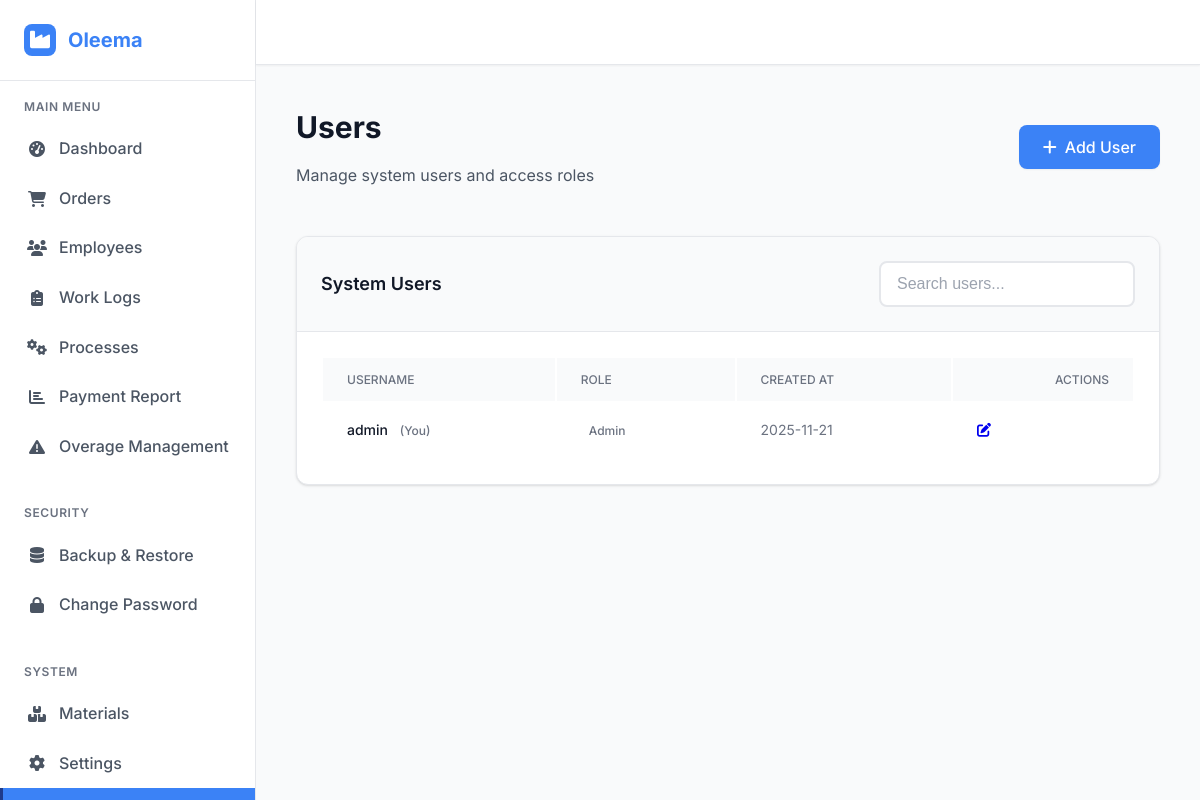
The app's page /users (signed in) with its own data.
### models.py (models this page shows, shortened)
class User(db.Model):
    __tablename__ = 'users'
    id = db.Column(db.Integer, primary_key=True)
    username = db.Column(db.String(80), unique=True, nullable=False)
    password_hash = db.Column(db.String(255), nullable=False)
    role = db.Column(db.String(20), default='admin')
    created_at = db.Column(db.DateTime, default=datetime.utcnow)

### app.py (the view)
@app.route('/users')
@admin_required
def users():
    if not session.get('logged_in'):
        return redirect(url_for('login'))
    users = User.query.all()
    return render_template('pages/users.html', users=users)

### app.py (called while the page is built)
def admin_required(f):
    @wraps(f)
    def decorated_function(*args, **kwargs):
        if session.get('role') != 'admin':
            flash('You do not have permission to access this page.', 'error')
            return redirect(url_for('dashboard'))
        return f(*args, **kwargs)
    return decorated_function

def check_session_timeout():
    if 'logged_in' in session:
        last_activity = session.get('last_activity')
        if last_activity:
            last_activity = datetime.fromisoformat(last_activity)
            if datetime.now() - last_activity > timedelta(hours=2):
                session.clear()
                return True
    return False

def update_session_activity():
    session['last_activity'] = datetime.now().isoformat()

@app.before_request
def before_request():
    if request.endpoint and 'static' not in request.endpoint:
        if check_session_timeout():
            flash('Session expired due to inactivity. Please login again.', 'warning')
            return redirect(url_for('login'))
        elif session.get('logged_in'):
            update_session_activity()

@app.context_processor
def inject_settings():
    try:
        settings_dict = {}
        all_settings = Setting.query.all()
        for setting in all_settings:
            settings_dict[setting.key] = setting.value
        return dict(app_settings=settings_dict)
    except:
        return dict(app_settings={})

### templates/pages/users.html (shortened to what this page needs)
{% extends "base.html" %}
{% block content %}
<div class="p-6">
    <div class="mb-8">
        <div class="flex items-center justify-between mb-4">
            <div>
                <h1 class="text-3xl font-bold text-gray-900">Users</h1>
                <p class="text-gray-600">Manage system users and access roles</p>
            </div>
            <a href="{{ url_for('add_user') }}" class="btn btn-primary">
                <i class="fas fa-plus mr-2"></i>
                Add User
            </a>
        </div>
    </div>
    <div class="card">
        <div class="card-header flex justify-between items-center">
            <h3 class="card-title">System Users</h3>
            <div class="w-64">
                <input type="text" id="userSearch" class="form-input" placeholder="Search users...">
            </div>
        </div>
        <div class="card-body">
            <div class="overflow-x-auto">
                <table class="w-full" id="usersTable">
                    <thead class="bg-gray-50">
                        <tr>
                            <th class="px-6 py-3 text-left text-xs font-medium text-gray-500 uppercase tracking-wider">
                                Username</th>
                            <th class="px-6 py-3 text-left text-xs font-medium text-gray-500 uppercase tracking-wider">
                                Role</th>
                            <th class="px-6 py-3 text-left text-xs font-medium text-gray-500 uppercase tracking-wider">
                                Created At</th>
                            <th class="px-6 py-3 text-right text-xs font-medium text-gray-500 uppercase tracking-wider">
                                Actions</th>
                        </tr>
                    </thead>
                    <tbody class="bg-white divide-y divide-gray-200">
                        {% for user in users %}
                        <tr class="hover:bg-gray-50">
                            <td class="px-6 py-4 whitespace-nowrap text-sm font-medium text-gray-900">
                                {{ user.username }}
                                {% if user.id == session.get('user_id') %}
                                <span class="ml-2 text-xs text-gray-500">(You)</span>
                                {% endif %}
                            </td>
                            <td class="px-6 py-4 whitespace-nowrap text-sm text-gray-500">
                                <span class="px-2 py-1 text-xs font-medium rounded-full
                                    {% if user.role == 'admin' %}bg-purple-100 text-purple-800
                                    {% else %}bg-gray-100 text-gray-800{% endif %}">
                                    {{ user.role.title() }}
                                </span>
                            </td>
                            <td class="px-6 py-4 whitespace-nowrap text-sm text-gray-500">
                                {{ user.created_at.strftime('%Y-%m-%d') }}
                            </td>
                            <td class="px-6 py-4 whitespace-nowrap text-right text-sm font-medium">
                                <div class="flex justify-end space-x-2">
                                    <a href="{{ url_for('edit_user', user_id=user.id) }}"
                                        class="text-indigo-600 hover:text-indigo-900">
                                        <i class="fas fa-edit"></i>
                                    </a>
                                </div>
                            </td>
                        </tr>
                        {% endfor %}
                    </tbody>
                </table>
            </div>
        </div>
    </div>
</div>
{% endblock %}

### static/css/main.css (style rules this page uses)
* { box-sizing: border-box; }
html { font-size: 16px; scroll-behavior: smooth; }
body { margin: 0; padding: 0; background-color: var(--gray-50); min-height: 100vh; }
.flex { display: flex; }
.items-center { align-items: center; }
.justify-between { justify-content: space-between; }
.w-full { width: 100%; }
.bg-white { background-color: var(--white); }
.bg-gray-50 { background-color: var(--gray-50); }
.text-gray-500 { color: var(--gray-500); }
.text-gray-900 { color: var(--gray-900); }
.rounded-full { border-radius: 50%; }
.mb-4 { margin-bottom: 0.5rem; }
.mr-2 { margin-right: 0.5rem; }
.ml-2 { margin-left: 0.5rem; }
.p-6 { padding: 1.5rem; }
.px-2 { padding-left: 0.5rem; padding-right: 0.5rem; }
.px-6 { padding-left: 1.5rem; padding-right: 1.5rem; }
.py-1 { padding-top: 0.25rem; padding-bottom: 0.25rem; }
.py-3 { padding-top: 0.75rem; padding-bottom: 0.75rem; }
.py-4 { padding-top: 1rem; padding-bottom: 1rem; }
.w-64 { width: 16rem; }
.text-left { text-align: left; }
.text-right { text-align: right; }
.text-xs { font-size: 0.75rem; }
.text-sm { font-size: 0.875rem; }
.font-medium { font-weight: 500; }
.font-bold { font-weight: 700; }
.uppercase { text-transform: uppercase; }
.text-gray-600 { color: var(--gray-600); }
.whitespace-nowrap { white-space: nowrap; }
.card h3, .card h4, .card p, .card span { word-wrap: break-word; overflow-wrap: break-word; }
.card-body { word-wrap: break-word; overflow-wrap: break-word; }

### static/css/utilities/colors.css (style rules this page uses)
:root { --primary-dark: #1e3a8a; --primary: #3b82f6; --primary-light: #60a5fa; --primary-lighter: #93c5fd; --accent-yellow: #fef3c7; --accent-yellow-dark: #f59e0b; --white: #ffffff; --gray-50: #f9fafb; --gray-100: #f3f4f6; --gray-200: #e5e7eb; --gray-300: #d1d5db; --gray-400: #9ca3af; --gray-500: #6b7280; --gray-600: #4b5563; --gray-700: #374151; --gray-800: #1f2937; --gray-900: #111827; --success: #10b981; --warning: #f59e0b; --error: #ef4444; --info: #3b82f6; --shadow-sm: 0 1px 2px 0 rgb(0 0 0 / 0.05); --shadow: 0 1px 3px 0 rgb(0 0 0 / 0.1), 0 1px 2px -1px rgb(0 0 0 / 0.1); --shadow-md: 0 4px 6px -1px rgb(0 0 0 / 0.1), 0 2px 4px -2px rgb(0 0 0 / 0.1); --shadow-lg: 0 10px 15px -3px rgb(0 0 0 / 0.1), 0 4px 6px -4px rgb(0 0 0 / 0.1); --shadow-xl: 0 20px 25px -5px rgb(0 0 0 / 0.1), 0 8px 10px -6px rgb(0 0 0 / 0.1); }

### static/css/utilities/typography.css (style rules this page uses)
body { font-family: 'Inter', -apple-system, BlinkMacSystemFont, 'Segoe UI', Roboto, sans-serif; line-height: 1.6; color: var(--gray-900); }
h1, h2, h3, h4, h5, h6 { font-weight: 600; line-height: 1.25; margin-bottom: 0.5rem; }
h1 { font-size: 2.25rem; font-weight: 700; }
h3 { font-size: 1.5rem; }
p { margin-bottom: 1rem; }
.text-sm { font-size: 0.875rem; }
.text-3xl { font-size: 1.875rem; }
.font-medium { font-weight: 500; }
.font-bold { font-weight: 700; }
.text-left { text-align: left; }
.text-right { text-align: right; }

### static/css/utilities/spacing.css (style rules this page uses)
.mb-4 { margin-bottom: 1rem; }
.mb-8 { margin-bottom: 2rem; }
.ml-2 { margin-left: 0.5rem; }
.mr-2 { margin-right: 0.5rem; }
.p-6 { padding: 1.5rem; }

### static/css/components/forms.css (style rules this page uses)
.form-input { width: 100%; padding: 0.75rem 1rem; font-size: 1rem; border: 2px solid var(--gray-200); border-radius: 0.5rem; background-color: var(--white); color: var(--gray-900); transition: all 0.2s ease-in-out; box-sizing: border-box; }
.form-input::placeholder { color: var(--gray-400); }
.btn { display: inline-flex; align-items: center; justify-content: center; padding: 0.75rem 1.5rem; font-size: 1rem; font-weight: 500; border: none; border-radius: 0.5rem; cursor: pointer; transition: all 0.2s ease-in-out; text-decoration: none; line-height: 1; min-height: 44px; }
.btn-primary { background-color: var(--primary); color: var(--white); box-shadow: var(--shadow-sm); }

### static/css/components/cards.css (style rules this page uses)
.card { background-color: var(--white); border-radius: 0.75rem; box-shadow: var(--shadow); border: 1px solid var(--gray-200); overflow: hidden; transition: all 0.2s ease-in-out; }
.card-header { padding: 1.5rem; border-bottom: 1px solid var(--gray-200); background-color: var(--gray-50); }
.card-title { font-size: 1.125rem; font-weight: 600; color: var(--gray-900); margin: 0; }
.card-body { padding: 1.5rem; }

### records on screen
User: username "admin", shows "(You)", role "Admin", created_at "2025-11-21"
